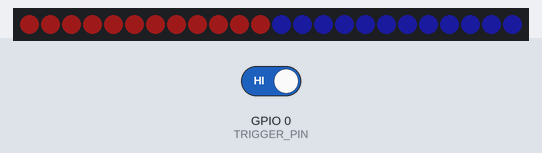
Recording of a sketch running on a simulated ESP8266 (NodeMCU). Parts: 24 RGB LEDs in strip order, left to right. The inputs (shaded band) are chosen by the test bench; at power-on: GPIO 0 (TRIGGER_PIN) HIGH. Dim RGB values are drawn brighter than linear.

Above: at 1.2 s.
1.3 s: GPIO 0 (TRIGGER_PIN) driven LOW
At 2.8 s:
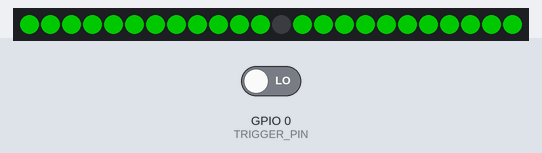
3.0 s: GPIO 0 (TRIGGER_PIN) driven HIGH
At 3.4 s:
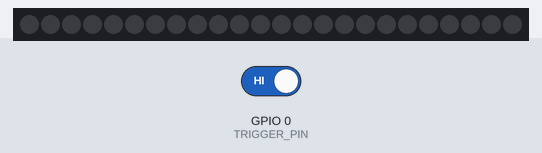
At 5.3 s:
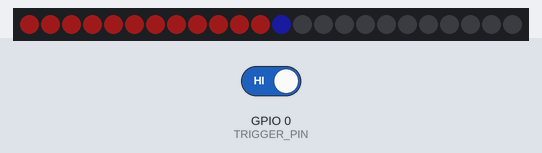
Timing chart, 0 to 6.8 s (numbered marks = the images above; inputs shaded):
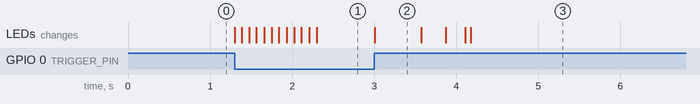

The sketch:

bow_quest.ino
```cpp
#include <Adafruit_NeoPixel.h>
#include <ESP8266WiFi.h>
#include <IRremote.hpp>

// Serial:
// TX 1
// RX 3

#define SPARE 3
#define LED_PIN 1
#define TRIGGER_PIN 0

#define IR_SEND_PIN 4
#define IR_RECEIVE_PIN 14

// My ID.
// Doesn't need to be unique between modules.
int me = 8;

Adafruit_NeoPixel pixels(24, LED_PIN, NEO_GRB + NEO_KHZ800);

void setup() {
  Serial.end();
  WiFi.mode(WIFI_OFF);

  pinMode(TRIGGER_PIN, INPUT);

  pixels.begin();

  IrReceiver.begin(IR_RECEIVE_PIN, false);
  IrSender.setSendPin(IR_SEND_PIN);
  IrSender.enableIROut(38);
}

/// State machine.

// Idle state.
// Trigger is up.
// 'energy' will gradually replenish.
// Listens on IR receiver.
// Receptive to being shot.
#define STATE_IDLE 0

// Charging state.
// Trigger is down.
// Transferring from 'energy' to 'charge'.
#define STATE_CHARGING 1

// Firing state.
// Trigger has just been released.
// Drains 'charge' then sends an IR burst.
#define STATE_FIRING 2

// Dead state.
// Health has all gone.
// Terminal.
#define STATE_DEAD 3

int state = STATE_IDLE;

/// Charge

// The 'strength' of a shot.
// Corresponds to the length of the Infrared burst.
// Longer burst has a better chance of a hit.
int charge = 0;

// Rate at which energy is replenished.
float energyReplenishPerSecond = 2.0;

/// Health
// Depletes when shot.
#define MAX_HEALTH 10
int health = 10;

#define IMMUNITY_MS 100
unsigned long immuneUntil = millis();

/// Energy
// Amount available to charge and shoot.
#define MAX_ENERGY 100
float energy = MAX_ENERGY;

#define LOOP_DELAY 10

#define MAX_SEND_REPEATS 10

/// Blocking actions

void fire() {
  // Firing animation
  for (int r = 0; r < 5; r++) {
    for (int i = r; i < 12; i++) {
      pixels.clear();
      pixels.setPixelColor(i, pixels.Color(r * 20, 200, (10 - r) * 20));
      pixels.setPixelColor(24 - i, pixels.Color(r * 20, 200, (10 - r) * 20));
      pixels.show();
      delay(10);
    }
  }

  int fireAmount = ((energy * MAX_SEND_REPEATS) / MAX_ENERGY) + 1;
  IrSender.sendNEC(0x0102, me, fireAmount);
  state = STATE_IDLE;
}

void wasHit() {
  health = health - 1;

  // Hit animation.
  for (long firstPixelHue = 0; firstPixelHue < 5 * 65536;
       firstPixelHue += 1024) {
    pixels.rainbow(firstPixelHue);
    pixels.show();
    delay(10);
  }
}


/// Event loop functions

// State transitions for firing depending on trigger.
void tickTrigger() {
  // If the trigger is down, start or continue charging.
  if (digitalRead(TRIGGER_PIN) == LOW) {

    // Transition to charging state.
    if (state == STATE_IDLE) {
      state = STATE_CHARGING;
    }

    // If in charging, continue to transfer.
    if (state == STATE_CHARGING) {
      if (energy > 0) {
        energy--;
        charge++;
      }
    }

  } else {
    // Trigger up.

    if (state == STATE_CHARGING) {
      state = STATE_FIRING;
    }

    if (state == STATE_FIRING) {
      if (charge > 0) {
        charge -= 2;
        charge = max(charge, 0);
      } else {
        fire();
      }
    }
  }
}

void tickRecharge() {
  // Continual trickle recharge.
  // With a delay of 10, 0.01 is 1 per second.
  // 1 per second.
  if (energy < MAX_ENERGY) {
    energy += energyReplenishPerSecond / (1000.0 / (float)LOOP_DELAY);
  }
}

// Update LEDs depending on state.
void tickLed() {
  pixels.clear();

  if (state == STATE_IDLE) {
    // Idle show health on first bar.
    int healthValue = (float)health / (float)MAX_HEALTH * 12.0;
    for (int i = 0; i < 12; i++) {
      if (healthValue >= i) {
        pixels.setPixelColor(i, pixels.Color(30, 5, 5));
      }
    }

    // Idle show energy on second bar.
    int energyValue = (float)energy / (float)MAX_ENERGY * 12.0;
    for (int i = 12; i < 24; i++) {
      if (energyValue >= i - 12) {
        pixels.setPixelColor(i, pixels.Color(5, 5, 30));
      }
    }
  }

  if (state == STATE_CHARGING) {
    int chargeValue = ((float)charge / (float)MAX_ENERGY) * 12;
    for (int i = 0; i < 12; i++) {
      if (chargeValue >= i) {
        pixels.setPixelColor(i, pixels.Color(0, 100, 0));
        pixels.setPixelColor(24 - i, pixels.Color(0, 100, 0));
      }
    }
  }

  if (state == STATE_DEAD) {
    bool flash = (millis() % 500) > 250;

    for (int i = 0; i < 24; i++) {
      if ((flash && i % 2 == 0) || (!flash && i % 2 == 1)) {
        pixels.setPixelColor(i, pixels.Color(200, 0, 0));
      }
    }
  }

  pixels.show();
}

void tickListen() {
  if (IrReceiver.decode()) {
    if (IrReceiver.decodedIRData.command != me) {
      if (health >= 0) {
        unsigned long now = millis();
        if (now > immuneUntil) {
          wasHit();
          immuneUntil = now + IMMUNITY_MS;
        }
      }
    }
    IrReceiver.resume();
  }
}

void tickHealth() {
  if (state == STATE_IDLE) {
    if (health <= 1) {
      state = STATE_DEAD;
    }
  }
}

void loop() {

  tickListen();

  tickTrigger();

  tickRecharge();

  tickLed();

  tickHealth();

  delay(LOOP_DELAY);
}
```

Measured:
- after the input at 1.3 s, the LEDs: first change at once (image 1 shows a later state)
- after the input at 3.0 s, the LEDs: change at once (image 2)
